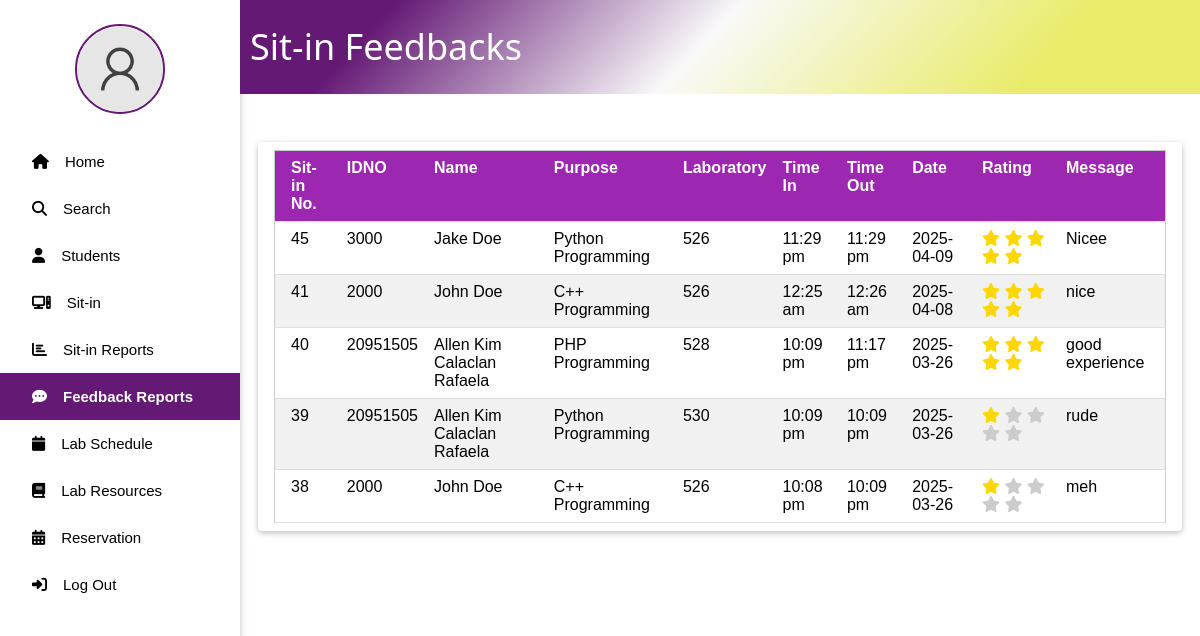
The app's page /admin/feedback_reports.php (signed in), older data.
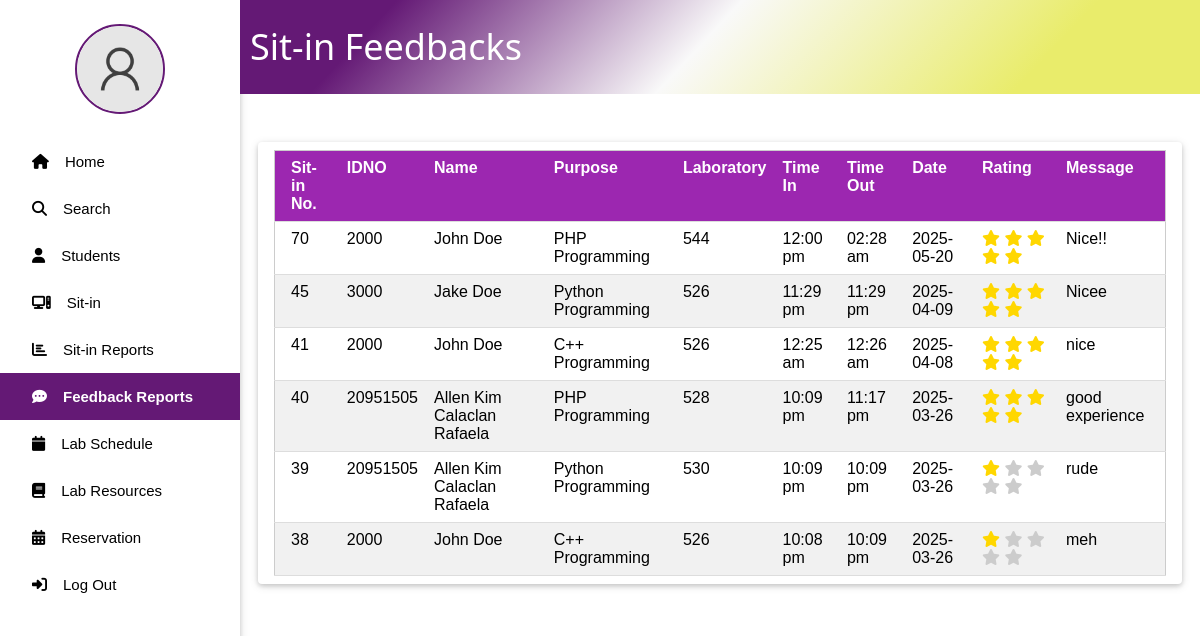
The same page, newer data.
### tables this page shows
CREATE TABLE `feedback` (
  `ID` int(11) NOT NULL,
  `SITIN_RECORD_ID` int(11) NOT NULL,
  `STUDENT_ID` varchar(50) NOT NULL,
  `RATING` int(1) NOT NULL,
  `COMMENT` text DEFAULT NULL,
  `CREATED_AT` timestamp NOT NULL DEFAULT current_timestamp()
);

CREATE TABLE `user` (
  `ID` int(11) NOT NULL,
  `IDNO` int(11) NOT NULL,
  `LASTNAME` varchar(30) NOT NULL,
  `FIRSTNAME` varchar(30) NOT NULL,
  `MIDDLENAME` varchar(30) DEFAULT NULL,
  `COURSE` varchar(30) NOT NULL,
  `YEAR_LEVEL` int(11) NOT NULL,
  `USERNAME` varchar(30) NOT NULL,
  `PASSWORD` varchar(255) NOT NULL,
  `PROFILE_PIC` varchar(255) NOT NULL DEFAULT '../images/default_pic.png',
  `SESSION_COUNT` int(11) DEFAULT 30,
  `POINTS` int(11) DEFAULT 0
);

CREATE TABLE `sitin_records` (
  `ID` int(11) NOT NULL,
  `IDNO` int(11) NOT NULL,
  `PURPOSE` varchar(255) NOT NULL,
  `LABORATORY` varchar(255) NOT NULL,
  `TIME_IN` datetime NOT NULL DEFAULT current_timestamp(),
  `TIME_OUT` datetime DEFAULT NULL
);

### includes/profanity_filter.php (called while the page is built, shortened)
<?php
class ProfanityFilter {
    public static function hasProfanity($text) {
        $text = strtolower($text);
        return false;
    }
}

### admin/feedback_reports.php (the view, shortened to what the changed rows need)
<?php
include '../includes/connect.php';
include '../includes/profanity_filter.php';
$sql = "SELECT f.*, s.LABORATORY, s.TIME_IN, s.TIME_OUT, s.PURPOSE,
        u.IDNO, CONCAT(u.FIRSTNAME, ' ', COALESCE(u.MIDDLENAME, ''), ' ', u.LASTNAME) as STUDENT_NAME
        FROM feedback f
        JOIN sitin_records s ON f.SITIN_RECORD_ID = s.ID
        JOIN user u ON s.IDNO = u.IDNO
        ORDER BY s.TIME_IN DESC";
$result = $conn->query($sql);
?>
<!DOCTYPE html>
<html lang="en">
<head>
    <link rel="stylesheet" href="../css/w3.css">
    <link rel="stylesheet" href="../css/side_nav.css">
</head>
<body>
    <div style="margin-left:20%; z-index: 1; position: relative;">
        <div class="title_page w3-container" style="display: flex; align-items: center;">
            <h1 style="margin-left: 10px; color: #ffff;">Sit-in Feedbacks</h1>
        </div>
        <div class="w3-row-padding" style="margin: 5% 10px;">
            <div class="w3-card w3-round w3-white">
                <div class="w3-container w3-padding">
                    <div class="w3-responsive">
                        <table class="w3-table-all">
                            <thead>
                                <tr class="w3-purple">
                                    <th>Sit-in No.</th>
                                    <th>IDNO</th>
                                    <th>Name</th>
                                    <th>Purpose</th>
                                    <th>Laboratory</th>
                                    <th>Time In</th>
                                    <th>Time Out</th>
                                    <th>Date</th>
                                    <th>Rating</th>
                                    <th>Message</th>
                                </tr>
                            </thead>
                            <tbody>
                                <?php if ($result && $result->num_rows > 0): ?>
                                    <?php while($row = $result->fetch_assoc()):
                                        $hasProfanity = ProfanityFilter::hasProfanity($row['COMMENT']);
                                        $rating = isset($row['RATING']) ? intval($row['RATING']) : 0;
                                    ?>
                                        <tr <?php echo $hasProfanity ? 'class="w3-pale-red"' : ''; ?>>
                                            <td><?php echo htmlspecialchars($row['SITIN_RECORD_ID']); ?></td>
                                            <td><?php echo htmlspecialchars($row['IDNO']); ?></td>
                                            <td><?php echo htmlspecialchars($row['STUDENT_NAME']); ?></td>
                                            <td><?php echo htmlspecialchars($row['PURPOSE']); ?></td>
                                            <td><?php echo htmlspecialchars($row['LABORATORY']); ?></td>
                                            <td><?php echo date('h:i a', strtotime($row['TIME_IN'])); ?></td>
                                            <td><?php echo $row['TIME_OUT'] ? date('h:i a', strtotime($row['TIME_OUT'])) : ''; ?></td>
                                            <td><?php echo date('Y-m-d', strtotime($row['TIME_IN'])); ?></td>
                                            <td>
                                                <?php for($i = 1; $i <= 5; $i++): ?>
                                                    <i class="fa-solid fa-star <?php echo $i <= $rating ? 'star-rating' : 'star-empty'; ?>"></i>
                                                <?php endfor; ?>
                                            </td>
                                            <td><?php echo htmlspecialchars($row['COMMENT']); ?></td>
                                        </tr>
                                    <?php endwhile; ?>
                                <?php else: ?>
                                    <tr>
                                        <td colspan="10" class="w3-center">No feedback records found</td>
                                    </tr>
                                <?php endif; ?>
                            </tbody>
                        </table>
                    </div>
                </div>
            </div>
        </div>
    </div>
</body>
</html>

Row changes from the older to the newer data that the page shows:
added feedback: SITIN_RECORD_ID "70", user.IDNO "2000", STUDENT_NAME "John Doe", SITIN_RECORD_ID.PURPOSE "PHP Programming", SITIN_RECORD_ID.LABORATORY "544", SITIN_RECORD_ID.TIME_IN "12:00 pm", SITIN_RECORD_ID.TIME_OUT "02:28 am", SITIN_RECORD_ID.TIME_IN "2025-05-20", RATING 5 (drawn), COMMENT "Nice!!"
